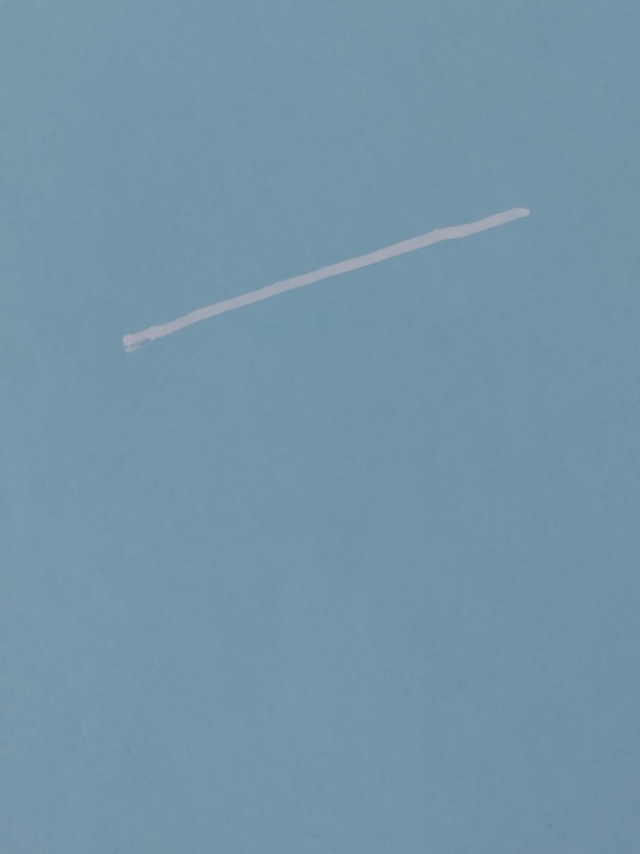
#> input picture test6.jpg, 1920 x 2560 px (shown at 1/3 size)
$ python detectSpline.py
#> lines starting #> are read from the running program, lines starting #| are printed output that depends on the picture
import numpy as np
import cv2
from win32api import GetSystemMetrics
from pprint import pprint


def remove_shadows(img):
    rgb_planes = cv2.split(img)
    result_planes = []
    for plane in rgb_planes:
        dilated_img = cv2.dilate(plane, np.ones((7,7), np.uint8))
        bg_img = cv2.medianBlur(dilated_img, 21)
        diff_img = 255 - cv2.absdiff(plane, bg_img)
        result_planes.append(diff_img)
        result = cv2.merge(result_planes)
        return result

def connect_broken_lines(img):
    kernel = np.ones((20,20), np.uint8)
    img = cv2.dilate(img, kernel, iterations=1)
    img = cv2.erode(img, kernel, iterations=1)
    return img

def remove_background(img_th):
    h, w = img_th.shape[:2] # notice the size needs to be 2 pixels than the image.
    mask = np.zeros((h+2, w+2), np.uint8)
    cv2.floodFill(img_th, mask, (0,0), 255) # floodfill from point (0, 0)
    img_th = cv2.bitwise_not(img_th) # invert foolfilled image
    return img_th

def write_cloud_points(text, file_name):
    f = open(file_name,'w')
    f.write(text)
    f.close()

def show(img_name, img):
    screen_width, screen_height = GetSystemMetrics(0), GetSystemMetrics(1)
    img_resize = cv2.resize(img,(screen_width,screen_height),interpolation=cv2.INTER_LINEAR)
    cv2.imshow(img_name,img_resize)


if __name__ == '__main__':
    img = cv2.imread('test6.jpg')
#> img is the input picture: shape (2560, 1920, 3); mean B, G, R 168.3, 149.3, 116.9
    img_gray = cv2.cvtColor(img,cv2.COLOR_BGR2GRAY)
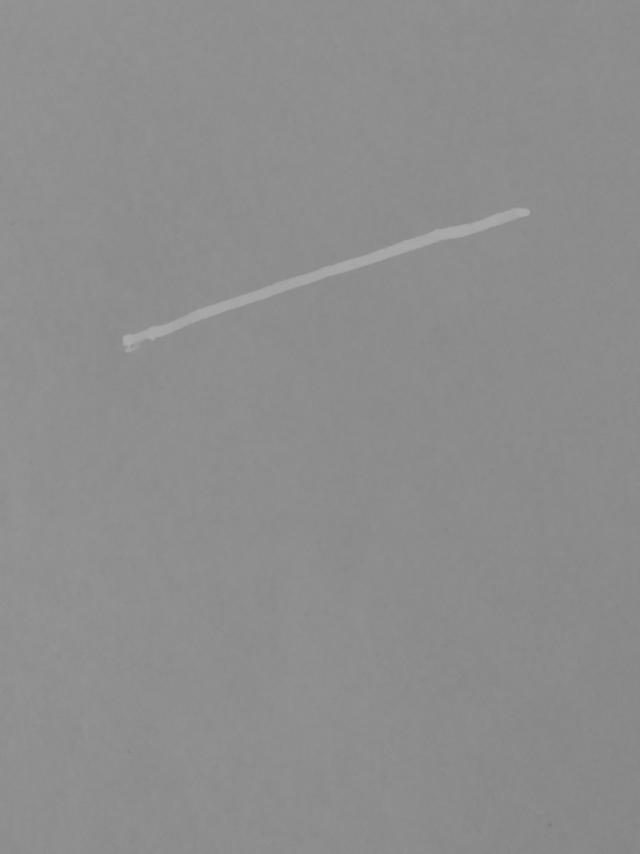
#> img_gray: shape (2560, 1920) (shown at 1/3 size); min 119, max 174, mean 141.6
    img_gray = cv2.medianBlur(img,9)
#> img_gray: shape (2560, 1920, 3)
#> the loop in remove_shadows, `for plane in rgb_planes:` made 1 pass
#> pass 1, in remove_shadows, `dilated_img = cv2.dilate(plane, np.ones((7,7), np.uint8))`:
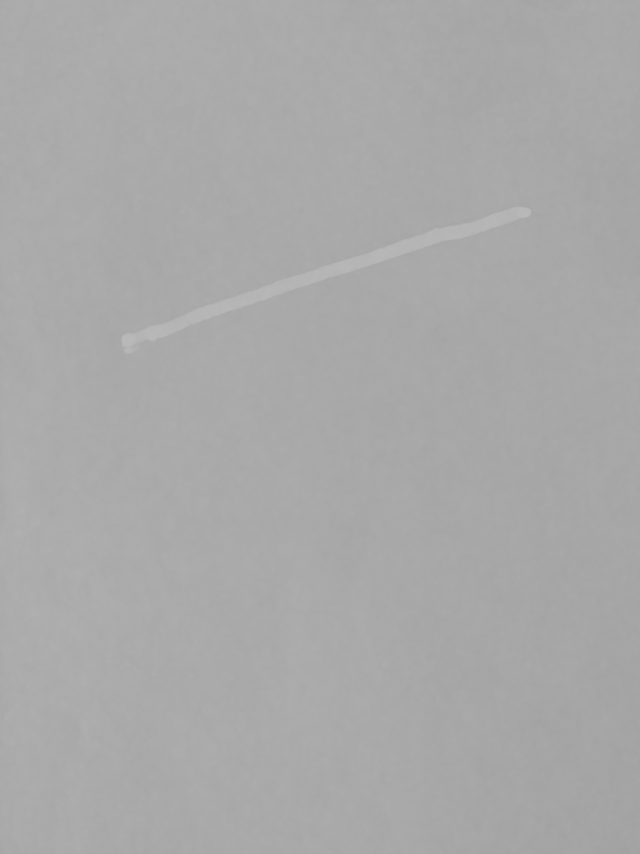
#> dilated_img: shape (2560, 1920) (shown at 1/3 size); min 159, max 185, mean 168.9
#> after the loop in remove_shadows, `for plane in rgb_planes:`: result_planes = 1 item
    img_gray = remove_shadows(img_gray)
    show('gray',img_gray)
#> (the run stopped early here; a loop or call above may not have finished)

$ run again, with test1.jpg copied over test6.jpg
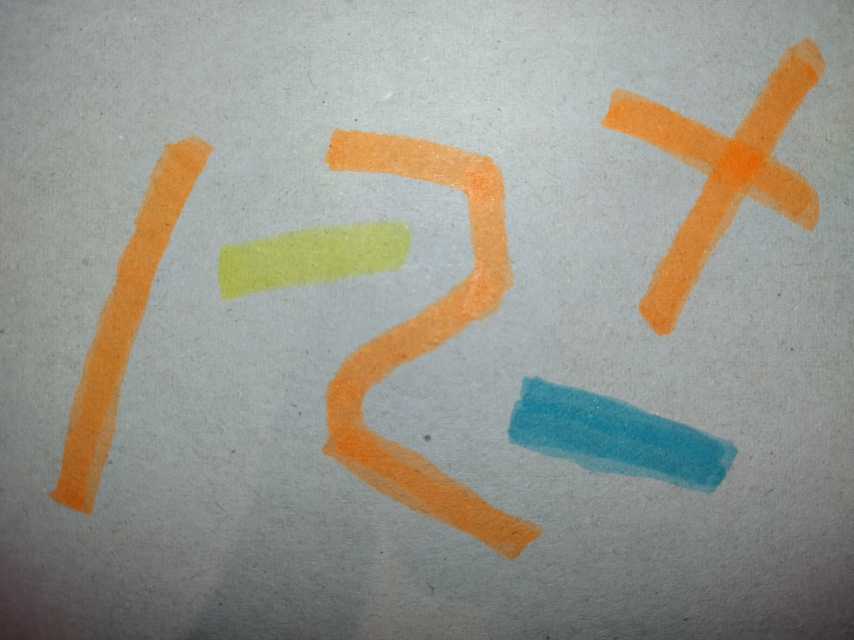
#> input picture test1.jpg, 2560 x 1920 px (shown at 1/3 size)
#> img is the input picture: shape (1920, 2560, 3); mean B, G, R 139.9, 150, 151
#> the loop in remove_shadows, `for plane in rgb_planes:` made 1 pass
#> pass 1, in remove_shadows, `dilated_img = cv2.dilate(plane, np.ones((7,7), np.uint8))`:
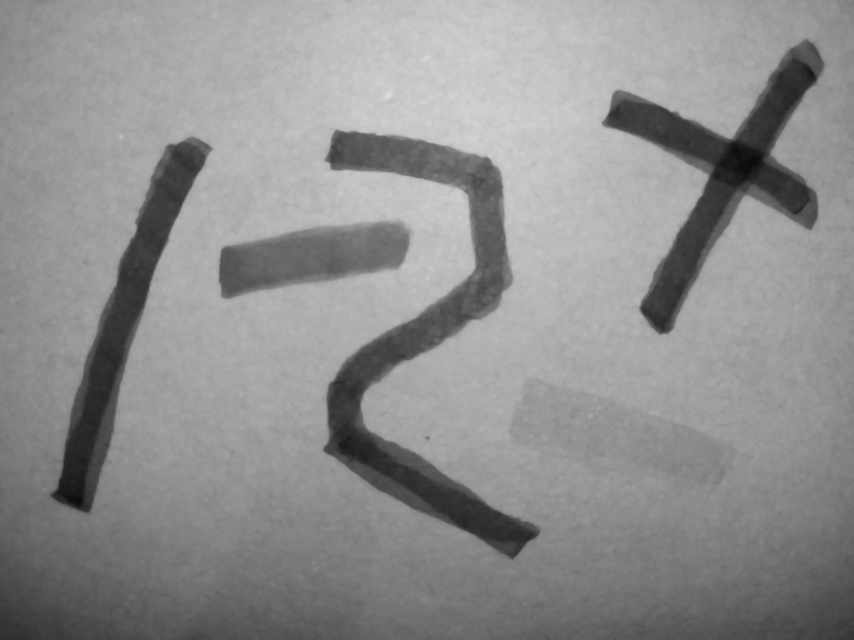
#> dilated_img: shape (1920, 2560) (shown at 1/3 size); min 10, max 219, mean 143.1
#> pass 1, in remove_shadows, `diff_img = 255 - cv2.absdiff(plane, bg_img)`:
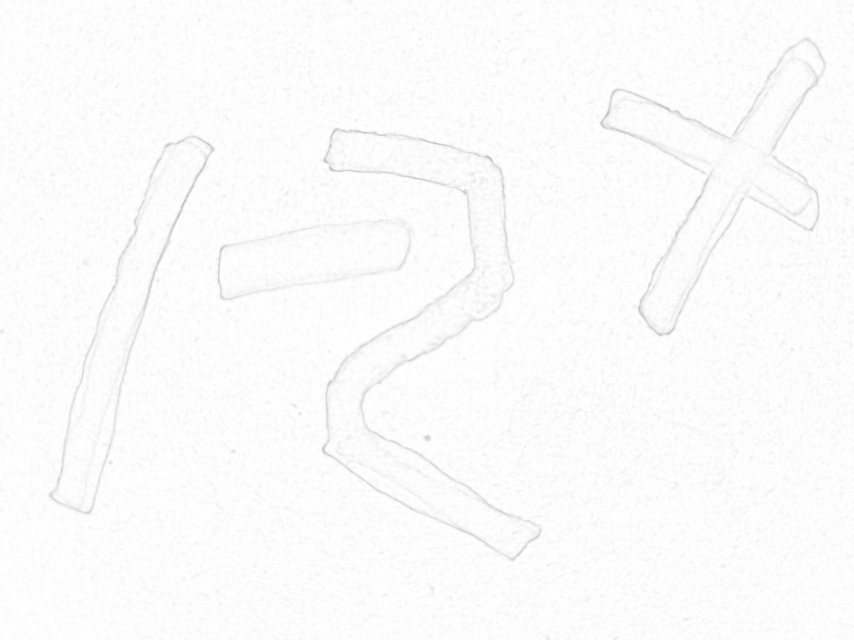
#> diff_img: shape (1920, 2560) (shown at 1/3 size); min 179, max 255, mean 251.7
#> after the loop in remove_shadows, `for plane in rgb_planes:`: result_planes = 1 item

$ run again, with test3.jpg copied over test6.jpg
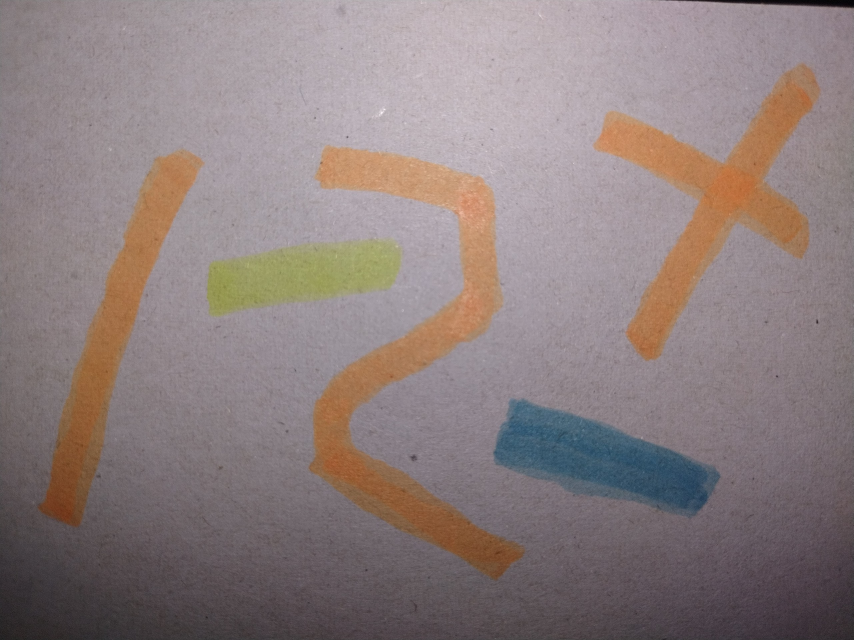
#> input picture test3.jpg, 2560 x 1920 px (shown at 1/3 size)
#> img is the input picture: shape (1920, 2560, 3); mean B, G, R 126.2, 126.6, 140.4
#> the loop in remove_shadows, `for plane in rgb_planes:` made 1 pass
#> pass 1, in remove_shadows, `dilated_img = cv2.dilate(plane, np.ones((7,7), np.uint8))`:
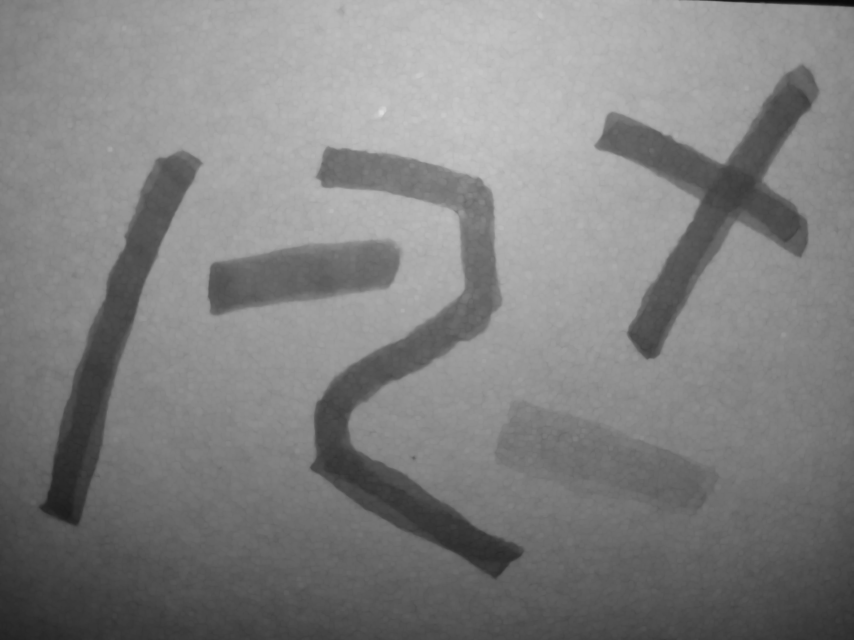
#> dilated_img: shape (1920, 2560) (shown at 1/3 size); min 7, max 222, mean 128.9
#> pass 1, in remove_shadows, `diff_img = 255 - cv2.absdiff(plane, bg_img)`:
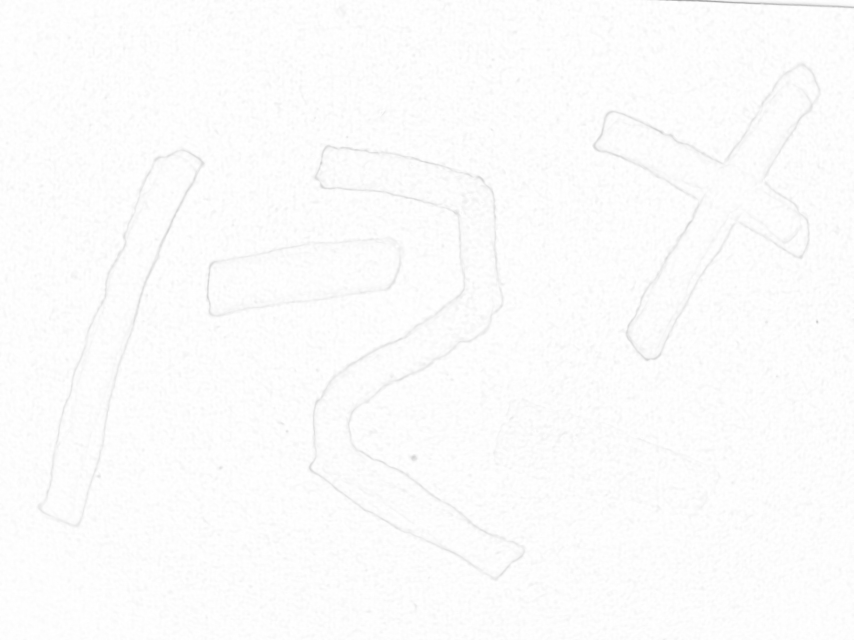
#> diff_img: shape (1920, 2560) (shown at 1/3 size); min 145, max 255, mean 252.2
#> after the loop in remove_shadows, `for plane in rgb_planes:`: result_planes = 1 item

$ run again, with test4.jpg copied over test6.jpg
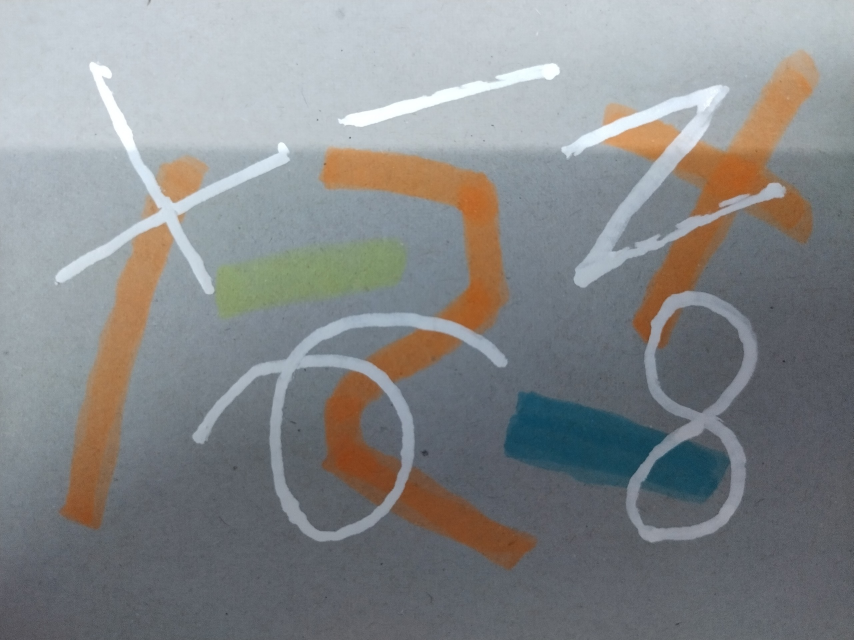
#> input picture test4.jpg, 2560 x 1920 px (shown at 1/3 size)
#> img is the input picture: shape (1920, 2560, 3); mean B, G, R 137.8, 136.3, 133.8
#> the loop in remove_shadows, `for plane in rgb_planes:` made 1 pass
#> pass 1, in remove_shadows, `dilated_img = cv2.dilate(plane, np.ones((7,7), np.uint8))`:
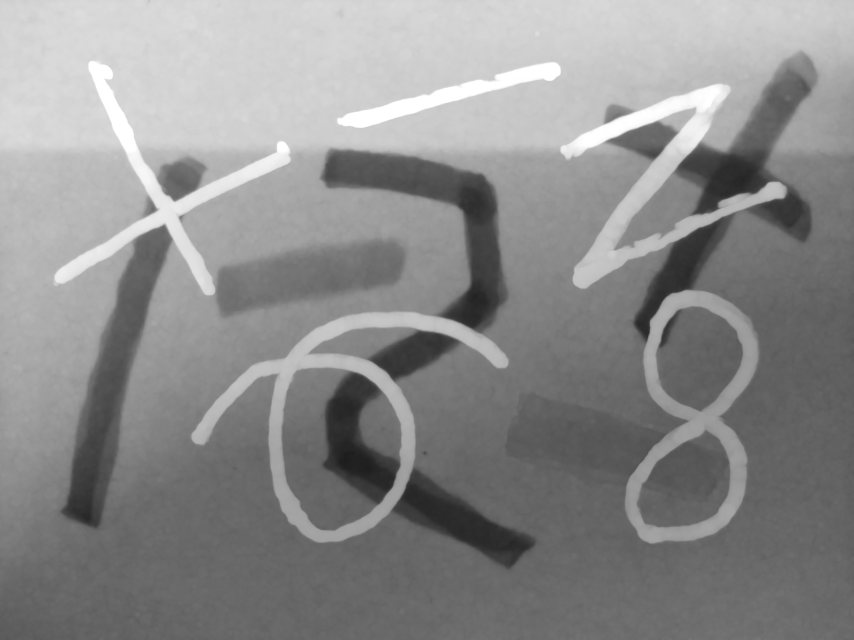
#> dilated_img: shape (1920, 2560) (shown at 1/3 size); min 28, max 255, mean 140.6
#> pass 1, in remove_shadows, `diff_img = 255 - cv2.absdiff(plane, bg_img)`:
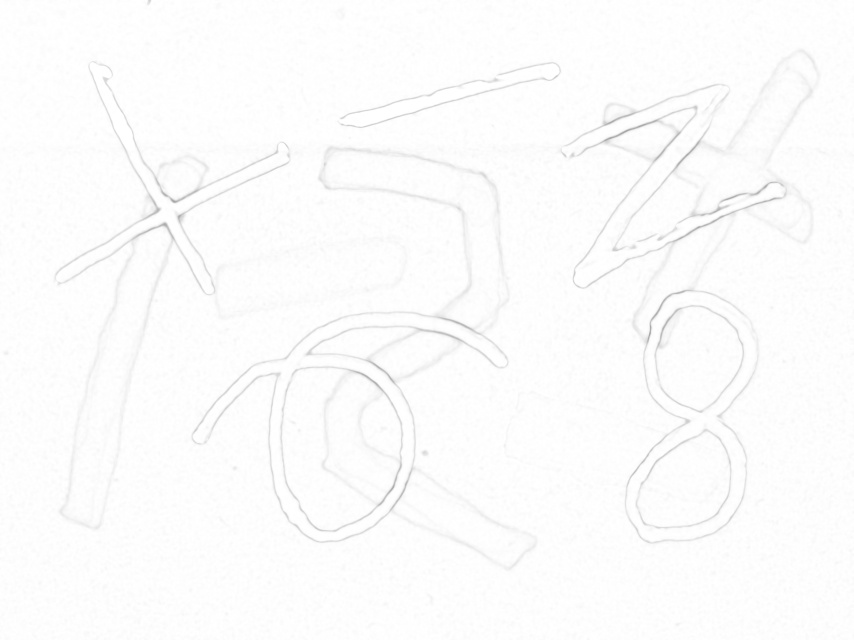
#> diff_img: shape (1920, 2560) (shown at 1/3 size); min 153, max 255, mean 252.2
#> after the loop in remove_shadows, `for plane in rgb_planes:`: result_planes = 1 item
